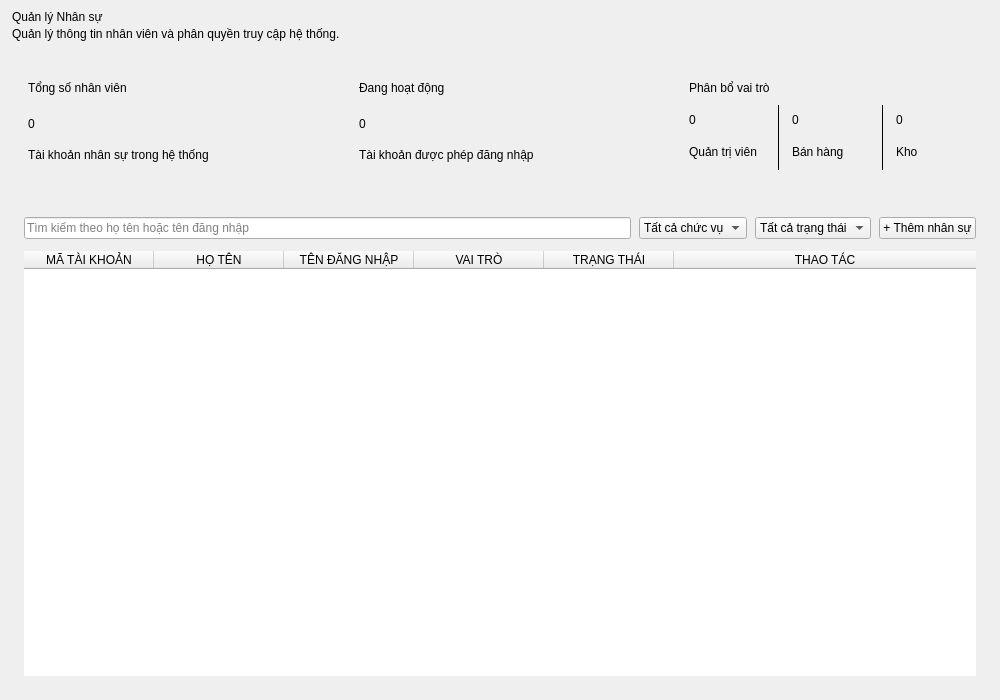
<?xml version="1.0" encoding="UTF-8"?>
<ui version="4.0">
 <class>PersonnelManagement</class>
 <widget class="QWidget" name="PersonnelManagement">
  <property name="geometry">
   <rect>
    <x>0</x>
    <y>0</y>
    <width>1000</width>
    <height>700</height>
   </rect>
  </property>
  <property name="windowTitle">
   <string>Quản lý Nhân sự</string>
  </property>
  <property name="styleSheet">
   <string notr="true">QWidget#PersonnelManagement {
    background-color: #f1f5f9;
    color: #0f172a;
    font-family: &quot;Segoe UI&quot;, Arial, sans-serif;
}
QWidget {
    font-family: &quot;Segoe UI&quot;, Arial, sans-serif;
}
QLabel {
    background-color: transparent;
    border: none;
    color: #0f172a;
}

QLineEdit,
QComboBox,
QDateEdit,
QSpinBox,
QDoubleSpinBox {
    background-color: #ffffff;
    border: 1px solid #e2e8f0;
    border-radius: 8px;
    padding: 0px 12px;
    min-height: 38px;
    font-size: 13px;
    color: #0f172a;
    selection-background-color: #1d4ed8;
    selection-color: #ffffff;
}
QTextEdit {
    background-color: #ffffff;
    border: 1px solid #e2e8f0;
    border-radius: 8px;
    padding: 8px 10px;
    font-size: 13px;
    color: #0f172a;
    selection-background-color: #1d4ed8;
    selection-color: #ffffff;
}
QLineEdit:hover,
QComboBox:hover,
QDateEdit:hover,
QSpinBox:hover,
QDoubleSpinBox:hover,
QTextEdit:hover {
    border: 1px solid #cbd5e1;
}
QLineEdit:focus,
QComboBox:focus,
QDateEdit:focus,
QSpinBox:focus,
QDoubleSpinBox:focus,
QTextEdit:focus {
    border: 1px solid #1d4ed8;
}
QLineEdit:disabled,
QComboBox:disabled,
QDateEdit:disabled,
QSpinBox:disabled,
QDoubleSpinBox:disabled {
    background-color: #f8fafc;
    color: #94a3b8;
}
QComboBox::drop-down {
    subcontrol-origin: padding;
    subcontrol-position: center right;
    border: none;
    background-color: transparent;
    width: 26px;
}
QComboBox::down-arrow {
    image: url(assets/images/chevron-down.png);
    width: 10px;
    height: 10px;
}
QComboBox::down-arrow:on {
    image: url(assets/images/chevron-up.png);
}
QComboBox QAbstractItemView {
    background-color: #ffffff;
    border: 1px solid #e2e8f0;
    border-radius: 8px;
    padding: 4px;
    outline: none;
    selection-background-color: #f1f5f9;
    selection-color: #0f172a;
}
QComboBox QAbstractItemView::item {
    color: #0f172a;
    min-height: 30px;
    padding: 4px 10px;
    border-radius: 6px;
}
QComboBox QAbstractItemView::item:hover {
    background-color: #f1f5f9;
    color: #0f172a;
}
QComboBox QAbstractItemView::item:selected {
    background-color: #e2e8f0;
    color: #0f172a;
}
QSpinBox::up-button,
QSpinBox::down-button,
QDoubleSpinBox::up-button,
QDoubleSpinBox::down-button,
QDateEdit::up-button,
QDateEdit::down-button {
    subcontrol-origin: border;
    width: 20px;
    border: none;
    background-color: transparent;
}
QSpinBox::up-button,
QDoubleSpinBox::up-button,
QDateEdit::up-button {
    subcontrol-position: top right;
}
QSpinBox::down-button,
QDoubleSpinBox::down-button,
QDateEdit::down-button {
    subcontrol-position: bottom right;
}
QSpinBox::up-button:hover,
QSpinBox::down-button:hover,
QDoubleSpinBox::up-button:hover,
QDoubleSpinBox::down-button:hover,
QDateEdit::up-button:hover,
QDateEdit::down-button:hover {
    background-color: #f1f5f9;
}
QSpinBox::up-arrow,
QDoubleSpinBox::up-arrow,
QDateEdit::up-arrow {
    image: url(assets/images/chevron-up.png);
    width: 9px;
    height: 9px;
}
QSpinBox::down-arrow,
QDoubleSpinBox::down-arrow,
QDateEdit::down-arrow {
    image: url(assets/images/chevron-down.png);
    width: 9px;
    height: 9px;
}
QCheckBox {
    background-color: transparent;
    color: #334155;
    font-size: 13px;
    font-weight: bold;
    spacing: 8px;
}
QCheckBox::indicator {
    width: 16px;
    height: 16px;
    border: 1px solid #cbd5e1;
    border-radius: 4px;
    background-color: #ffffff;
}
QCheckBox::indicator:hover {
    border: 1px solid #1d4ed8;
}
QCheckBox::indicator:checked {
    background-color: #1d4ed8;
    border: 1px solid #1d4ed8;
}

QPushButton {
    background-color: #ffffff;
    color: #64748b;
    border: 1px solid #e2e8f0;
    border-radius: 8px;
    padding: 0px 16px;
    min-height: 38px;
    font-size: 12px;
    font-weight: bold;
}
QPushButton:hover {
    background-color: #eff6ff;
    color: #1d4ed8;
    border: 1px solid #1d4ed8;
}
QPushButton:pressed {
    background-color: #dbeafe;
}
QPushButton:disabled {
    background-color: #f8fafc;
    color: #cbd5e1;
    border: 1px solid #e2e8f0;
}
QPushButton#RowActionButton {
    background-color: transparent;
    border: none;
    border-radius: 6px;
    padding: 0px;
    min-width: 28px;
    max-width: 28px;
    min-height: 28px;
    max-height: 28px;
    color: #64748b;
}
QPushButton#RowActionButton:hover {
    background-color: #f1f5f9;
    border: none;
    color: #0f172a;
}
QPushButton#RowActionButton:pressed {
    background-color: #e2e8f0;
    border: none;
    color: #0f172a;
}

QPushButton#btnEditRow:hover {
    background-color: #eff6ff;
    color: #1d4ed8;
}

QPushButton#btnDeleteRow:hover {
    background-color: #fef2f2;
    color: #dc2626;
}

QTableWidget {
    background-color: transparent;
    border: none;
    gridline-color: #f1f5f9;
    font-size: 13px;
    color: #334155;
    outline: none;
}
QTableWidget::item {
    padding: 8px;
    border-bottom: 1px solid #f1f5f9;
}
QTableWidget::item:selected {
    background-color: #eff6ff;
    color: #1d4ed8;
}
QHeaderView {
    background-color: #f8fafc;
    border: none;
    border-bottom: 1px solid #e2e8f0;
}
QHeaderView::section {
    background-color: #f8fafc;
    color: #64748b;
    font-size: 11px;
    font-weight: 700;
    padding: 10px 8px;
    border: none;
    border-bottom: 1px solid #e2e8f0;
}
QTableCornerButton::section {
    background-color: #f8fafc;
    border: none;
}

QLabel[badge=&quot;info&quot;] {
    background-color: #dbeafe;
    color: #1d4ed8;
    border-radius: 6px;
    padding: 3px 10px;
    font-size: 11px;
    font-weight: 700;
}
QLabel[badge=&quot;success&quot;] {
    background-color: #d1fae5;
    color: #059669;
    border-radius: 6px;
    padding: 3px 10px;
    font-size: 11px;
    font-weight: 700;
}
QLabel[badge=&quot;warning&quot;] {
    background-color: #ffedd5;
    color: #ea580c;
    border-radius: 6px;
    padding: 3px 10px;
    font-size: 11px;
    font-weight: 700;
}
QLabel[badge=&quot;danger&quot;] {
    background-color: #fee2e2;
    color: #dc2626;
    border-radius: 6px;
    padding: 3px 10px;
    font-size: 11px;
    font-weight: 700;
}
QLabel[badge=&quot;neutral&quot;] {
    background-color: #e2e8f0;
    color: #64748b;
    border-radius: 6px;
    padding: 3px 10px;
    font-size: 11px;
    font-weight: 700;
}
QLabel[badge=&quot;violet&quot;] {
    background-color: #ede9fe;
    color: #6d28d9;
    border-radius: 6px;
    padding: 3px 10px;
    font-size: 11px;
    font-weight: 700;
}
QLabel[trend=&quot;up&quot;] {
    background-color: #ecfdf5;
    color: #059669;
    border-radius: 4px;
    padding: 2px 6px;
    font-size: 11px;
    font-weight: 700;
}
QLabel[trend=&quot;down&quot;] {
    background-color: #fef2f2;
    color: #dc2626;
    border-radius: 4px;
    padding: 2px 6px;
    font-size: 11px;
    font-weight: 700;
}
QLabel[trend=&quot;flat&quot;] {
    background-color: #f1f5f9;
    color: #64748b;
    border-radius: 4px;
    padding: 2px 6px;
    font-size: 11px;
    font-weight: 700;
}
QLabel[state=&quot;up&quot;] {
    color: #10b981;
    font-weight: bold;
}
QLabel[state=&quot;down&quot;] {
    color: #ef4444;
    font-weight: bold;
}
QLabel[state=&quot;flat&quot;] {
    color: #64748b;
    font-weight: bold;
}
QLabel[state=&quot;warning&quot;] {
    color: #eab308;
    font-weight: bold;
}
QLabel[state=&quot;safe&quot;] {
    color: #10b981;
}

QScrollArea {
    background-color: transparent;
    border: none;
}
QScrollArea &gt; QWidget &gt; QWidget {
    background-color: transparent;
}
QAbstractScrollArea::viewport {
    background-color: transparent;
}
QScrollBar:vertical {
    background-color: transparent;
    width: 10px;
    margin: 0px;
    border: none;
}
QScrollBar::handle:vertical {
    background-color: #cbd5e1;
    min-height: 35px;
    border-radius: 5px;
}
QScrollBar::handle:vertical:hover {
    background-color: #94a3b8;
}
QScrollBar::handle:vertical:pressed {
    background-color: #64748b;
}
QScrollBar::add-line:vertical,
QScrollBar::sub-line:vertical {
    height: 0px;
    width: 0px;
    background: transparent;
    border: none;
}
QScrollBar::up-arrow:vertical,
QScrollBar::down-arrow:vertical {
    width: 0px;
    height: 0px;
    background: transparent;
    border: none;
}
QScrollBar::add-page:vertical,
QScrollBar::sub-page:vertical {
    background: transparent;
}
QScrollBar:horizontal {
    background-color: transparent;
    height: 10px;
    margin: 0px;
    border: none;
}
QScrollBar::handle:horizontal {
    background-color: #cbd5e1;
    min-width: 35px;
    border-radius: 5px;
}
QScrollBar::handle:horizontal:hover {
    background-color: #94a3b8;
}
QScrollBar::handle:horizontal:pressed {
    background-color: #64748b;
}
QScrollBar::add-line:horizontal,
QScrollBar::sub-line:horizontal {
    width: 0px;
    height: 0px;
    background: transparent;
    border: none;
}
QScrollBar::left-arrow:horizontal,
QScrollBar::right-arrow:horizontal {
    width: 0px;
    height: 0px;
    background: transparent;
    border: none;
}
QScrollBar::add-page:horizontal,
QScrollBar::sub-page:horizontal {
    background: transparent;
}

QMenu {
    background-color: #ffffff;
    border: 1px solid #e2e8f0;
    border-radius: 8px;
    padding: 6px;
}
QMenu::item {
    background-color: transparent;
    color: #334155;
    border-radius: 6px;
    padding: 7px 18px;
    font-size: 13px;
}
QMenu::item:selected {
    background-color: #eff6ff;
    color: #1d4ed8;
}
QMenu::separator {
    height: 1px;
    background-color: #e2e8f0;
    margin: 6px 4px;
}

QFrame#frameHeader,
QFrame#frameToolbar,
QFrame#framePagination {
    background-color: transparent;
    border: none;
}

QFrame#frameTable {
    background-color: #ffffff;
    border: 1px solid #e2e8f0;
    border-radius: 14px;
}

QLabel#lblTitle {
    color: #0f172a;
    font-size: 24px;
    font-weight: 700;
    padding: 0px;
    margin: 0px;
}

QLabel#lblSubtitle,
QLabel#lblSub {
    color: #6b7280;
    font-size: 12px;
    font-weight: normal;
    margin-top: 4px;
}

QPushButton#btnAdd {
    background-color: #1d4ed8;
    color: #ffffff;
    border: none;
    border-radius: 8px;
    padding: 0px 20px;
    min-height: 38px;
    font-size: 13px;
    font-weight: 700;
}
QPushButton#btnAdd:hover {
    background-color: #1e3a8a;
}
QPushButton#btnAdd:pressed {
    background-color: #1e40af;
}
QPushButton#btnAdd:disabled {
    background-color: #cbd5e1;
    color: #f8fafc;
}

QPushButton#btnDelete {
    background-color: #ffffff;
    color: #dc2626;
    border: 1px solid #e2e8f0;
    border-radius: 8px;
    padding: 0px 16px;
    min-height: 38px;
    font-size: 12px;
    font-weight: bold;
}
QPushButton#btnDelete:hover {
    background-color: #fef2f2;
    border: 1px solid #dc2626;
}
QPushButton#btnDelete:disabled {
    background-color: #f8fafc;
    color: #cbd5e1;
    border: 1px solid #e2e8f0;
}

QLabel#lblPaginationInfo,
QLabel#lblPage {
    color: #64748b;
    font-size: 12px;
}

QPushButton#btnPrev,
QPushButton#btnNext,
QPushButton#btnPrevPage,
QPushButton#btnNextPage {
    background-color: #ffffff;
    color: #334155;
    border: 1px solid #e2e8f0;
    border-radius: 8px;
    min-width: 34px;
    max-width: 34px;
    min-height: 32px;
    max-height: 32px;
    padding: 0px;
    font-size: 14px;
    font-weight: bold;
}
QPushButton#btnPrev:hover,
QPushButton#btnNext:hover,
QPushButton#btnPrevPage:hover,
QPushButton#btnNextPage:hover {
    background-color: #eff6ff;
    border: 1px solid #1d4ed8;
    color: #1d4ed8;
}
QPushButton#btnPrev:disabled,
QPushButton#btnNext:disabled,
QPushButton#btnPrevPage:disabled,
QPushButton#btnNextPage:disabled {
    background-color: #f8fafc;
    border: 1px solid #e2e8f0;
    color: #cbd5e1;
}

QPushButton#PageNumberButton {
    background-color: #ffffff;
    color: #334155;
    border: 1px solid #e2e8f0;
    border-radius: 8px;
    min-width: 32px;
    max-width: 32px;
    min-height: 32px;
    max-height: 32px;
    padding: 0px;
    font-size: 12px;
    font-weight: bold;
}
QPushButton#PageNumberButton:hover {
    background-color: #eff6ff;
    border: 1px solid #1d4ed8;
    color: #1d4ed8;
}
QPushButton#PageNumberButton:checked {
    background-color: #1d4ed8;
    border: 1px solid #1d4ed8;
    color: #ffffff;
}
QPushButton#PageNumberButton:disabled {
    background-color: transparent;
    border: none;
    color: #94a3b8;
}

QLabel#lblTotalTitle,
QLabel#lblActiveTitle,
QLabel#lblRolesTitle {
    color: #64748b;
    font-size: 12px;
    font-weight: 700;
}

QLabel#lblTotal,
QLabel#lblActive,
QLabel#lblAdminCount,
QLabel#lblManagerCount,
QLabel#lblCashierCount {
    color: #0f172a;
    font-size: 27px;
    font-weight: 700;
}

QLabel#lblAdminText,
QLabel#lblManagerText,
QLabel#lblCashierText {
    color: #6b7280;
    font-size: 11px;
    font-weight: normal;
}

QLabel#lblTotalDesc,
QLabel#lblActiveDesc {
    color: #94a3b8;
    font-size: 11px;
    font-weight: normal;
}

QLabel#badgeTotal,
QLabel#badgeActive,
QLabel#badgeRoles {
    background-color: #eff6ff;
    border-radius: 9px;
}

QFrame#cardTotal,
QFrame#cardActive,
QFrame#cardRoles {
    background-color: #ffffff;
    border: 1px solid #e2e8f0;
    border-radius: 14px;
}
QFrame#line1,
QFrame#line2 {
    background-color: #e2e8f0;
    border: none;
    max-width: 1px;
}
QLineEdit#txtSearch {
    min-width: 260px;
}
QComboBox#cboRole,
QComboBox#cboStatus {
    min-width: 170px;
}</string>
  </property>
  <layout class="QVBoxLayout" name="verticalLayout">
   <property name="spacing">
    <number>16</number>
   </property>
   <property name="leftMargin">
    <number>12</number>
   </property>
   <property name="topMargin">
    <number>10</number>
   </property>
   <property name="rightMargin">
    <number>12</number>
   </property>
   <property name="bottomMargin">
    <number>12</number>
   </property>
   <item>
    <layout class="QVBoxLayout" name="titleLayout">
     <property name="spacing">
      <number>3</number>
     </property>
     <item>
      <widget class="QLabel" name="lblTitle">
       <property name="text">
        <string>Quản lý Nhân sự</string>
       </property>
      </widget>
     </item>
     <item>
      <widget class="QLabel" name="lblSub">
       <property name="text">
        <string>Quản lý thông tin nhân viên và phân quyền truy cập hệ thống.</string>
       </property>
      </widget>
     </item>
    </layout>
   </item>
   <item>
    <layout class="QHBoxLayout" name="statsLayout">
     <property name="spacing">
      <number>16</number>
     </property>
     <item>
      <widget class="QFrame" name="cardTotal">
       <property name="sizePolicy">
        <sizepolicy hsizetype="Preferred" vsizetype="Fixed">
         <horstretch>0</horstretch>
         <verstretch>0</verstretch>
        </sizepolicy>
       </property>
       <property name="minimumSize">
        <size>
         <width>0</width>
         <height>132</height>
        </size>
       </property>
       <property name="frameShape">
        <enum>QFrame::Shape::NoFrame</enum>
       </property>
       <layout class="QVBoxLayout" name="layoutTotal">
        <property name="spacing">
         <number>6</number>
        </property>
        <property name="leftMargin">
         <number>16</number>
        </property>
        <property name="topMargin">
         <number>14</number>
        </property>
        <property name="rightMargin">
         <number>16</number>
        </property>
        <property name="bottomMargin">
         <number>14</number>
        </property>
        <item>
         <layout class="QHBoxLayout" name="rowTotalTop">
          <property name="spacing">
           <number>8</number>
          </property>
          <item>
           <widget class="QLabel" name="lblTotalTitle">
            <property name="text">
             <string>Tổng số nhân viên</string>
            </property>
           </widget>
          </item>
          <item>
           <spacer name="spacerTotalTop">
            <property name="orientation">
             <enum>Qt::Orientation::Horizontal</enum>
            </property>
            <property name="sizeHint" stdset="0">
             <size>
              <width>40</width>
              <height>20</height>
             </size>
            </property>
           </spacer>
          </item>
          <item>
           <widget class="QLabel" name="badgeTotal">
            <property name="minimumSize">
             <size>
              <width>34</width>
              <height>34</height>
             </size>
            </property>
            <property name="maximumSize">
             <size>
              <width>34</width>
              <height>34</height>
             </size>
            </property>
            <property name="text">
             <string/>
            </property>
            <property name="alignment">
             <set>Qt::AlignmentFlag::AlignCenter</set>
            </property>
            <property name="iconName" stdset="0">
             <string>customers</string>
            </property>
            <property name="iconColor" stdset="0">
             <string>#1d4ed8</string>
            </property>
            <property name="iconPx" stdset="0">
             <number>17</number>
            </property>
           </widget>
          </item>
         </layout>
        </item>
        <item>
         <widget class="QLabel" name="lblTotal">
          <property name="minimumSize">
           <size>
            <width>0</width>
            <height>25</height>
           </size>
          </property>
          <property name="maximumSize">
           <size>
            <width>16777215</width>
            <height>25</height>
           </size>
          </property>
          <property name="text">
           <string>0</string>
          </property>
         </widget>
        </item>
        <item>
         <widget class="QLabel" name="lblTotalDesc">
          <property name="minimumSize">
           <size>
            <width>0</width>
            <height>25</height>
           </size>
          </property>
          <property name="text">
           <string>Tài khoản nhân sự trong hệ thống</string>
          </property>
         </widget>
        </item>
        <item>
         <spacer name="spacerTotal">
          <property name="orientation">
           <enum>Qt::Orientation::Vertical</enum>
          </property>
          <property name="sizeType">
           <enum>QSizePolicy::Policy::Expanding</enum>
          </property>
          <property name="sizeHint" stdset="0">
           <size>
            <width>0</width>
            <height>0</height>
           </size>
          </property>
         </spacer>
        </item>
       </layout>
      </widget>
     </item>
     <item>
      <widget class="QFrame" name="cardActive">
       <property name="sizePolicy">
        <sizepolicy hsizetype="Preferred" vsizetype="Fixed">
         <horstretch>0</horstretch>
         <verstretch>0</verstretch>
        </sizepolicy>
       </property>
       <property name="minimumSize">
        <size>
         <width>0</width>
         <height>132</height>
        </size>
       </property>
       <property name="frameShape">
        <enum>QFrame::Shape::NoFrame</enum>
       </property>
       <layout class="QVBoxLayout" name="layoutActive">
        <property name="spacing">
         <number>6</number>
        </property>
        <property name="leftMargin">
         <number>16</number>
        </property>
        <property name="topMargin">
         <number>14</number>
        </property>
        <property name="rightMargin">
         <number>16</number>
        </property>
        <property name="bottomMargin">
         <number>14</number>
        </property>
        <item>
         <layout class="QHBoxLayout" name="rowActiveTop">
          <property name="spacing">
           <number>8</number>
          </property>
          <item>
           <widget class="QLabel" name="lblActiveTitle">
            <property name="text">
             <string>Đang hoạt động</string>
            </property>
           </widget>
          </item>
          <item>
           <spacer name="spacerActiveTop">
            <property name="orientation">
             <enum>Qt::Orientation::Horizontal</enum>
            </property>
            <property name="sizeHint" stdset="0">
             <size>
              <width>40</width>
              <height>20</height>
             </size>
            </property>
           </spacer>
          </item>
          <item>
           <widget class="QLabel" name="badgeActive">
            <property name="minimumSize">
             <size>
              <width>34</width>
              <height>34</height>
             </size>
            </property>
            <property name="maximumSize">
             <size>
              <width>34</width>
              <height>34</height>
             </size>
            </property>
            <property name="text">
             <string/>
            </property>
            <property name="alignment">
             <set>Qt::AlignmentFlag::AlignCenter</set>
            </property>
            <property name="iconName" stdset="0">
             <string>user-active</string>
            </property>
            <property name="iconColor" stdset="0">
             <string>#1d4ed8</string>
            </property>
            <property name="iconPx" stdset="0">
             <number>17</number>
            </property>
           </widget>
          </item>
         </layout>
        </item>
        <item>
         <widget class="QLabel" name="lblActive">
          <property name="minimumSize">
           <size>
            <width>0</width>
            <height>25</height>
           </size>
          </property>
          <property name="maximumSize">
           <size>
            <width>16777215</width>
            <height>25</height>
           </size>
          </property>
          <property name="text">
           <string>0</string>
          </property>
         </widget>
        </item>
        <item>
         <widget class="QLabel" name="lblActiveDesc">
          <property name="minimumSize">
           <size>
            <width>0</width>
            <height>25</height>
           </size>
          </property>
          <property name="text">
           <string>Tài khoản được phép đăng nhập</string>
          </property>
         </widget>
        </item>
        <item>
         <spacer name="spacerActive">
          <property name="orientation">
           <enum>Qt::Orientation::Vertical</enum>
          </property>
          <property name="sizeType">
           <enum>QSizePolicy::Policy::Expanding</enum>
          </property>
          <property name="sizeHint" stdset="0">
           <size>
            <width>0</width>
            <height>0</height>
           </size>
          </property>
         </spacer>
        </item>
       </layout>
      </widget>
     </item>
     <item>
      <widget class="QFrame" name="cardRoles">
       <property name="sizePolicy">
        <sizepolicy hsizetype="Preferred" vsizetype="Fixed">
         <horstretch>0</horstretch>
         <verstretch>0</verstretch>
        </sizepolicy>
       </property>
       <property name="minimumSize">
        <size>
         <width>0</width>
         <height>132</height>
        </size>
       </property>
       <property name="frameShape">
        <enum>QFrame::Shape::NoFrame</enum>
       </property>
       <layout class="QVBoxLayout" name="layoutRoles">
        <property name="spacing">
         <number>0</number>
        </property>
        <property name="leftMargin">
         <number>16</number>
        </property>
        <property name="topMargin">
         <number>14</number>
        </property>
        <property name="rightMargin">
         <number>16</number>
        </property>
        <property name="bottomMargin">
         <number>14</number>
        </property>
        <item>
         <layout class="QHBoxLayout" name="rowRolesTop">
          <property name="spacing">
           <number>8</number>
          </property>
          <item>
           <widget class="QLabel" name="lblRolesTitle">
            <property name="maximumSize">
             <size>
              <width>16777215</width>
              <height>25</height>
             </size>
            </property>
            <property name="text">
             <string>Phân bổ vai trò</string>
            </property>
           </widget>
          </item>
          <item>
           <spacer name="spacerRolesTop">
            <property name="orientation">
             <enum>Qt::Orientation::Horizontal</enum>
            </property>
            <property name="sizeHint" stdset="0">
             <size>
              <width>40</width>
              <height>20</height>
             </size>
            </property>
           </spacer>
          </item>
          <item>
           <widget class="QLabel" name="badgeRoles">
            <property name="minimumSize">
             <size>
              <width>34</width>
              <height>34</height>
             </size>
            </property>
            <property name="maximumSize">
             <size>
              <width>34</width>
              <height>34</height>
             </size>
            </property>
            <property name="text">
             <string/>
            </property>
            <property name="alignment">
             <set>Qt::AlignmentFlag::AlignCenter</set>
            </property>
            <property name="iconName" stdset="0">
             <string>role</string>
            </property>
            <property name="iconColor" stdset="0">
             <string>#1d4ed8</string>
            </property>
            <property name="iconPx" stdset="0">
             <number>17</number>
            </property>
           </widget>
          </item>
         </layout>
        </item>
        <item>
         <layout class="QHBoxLayout" name="layoutRolesData">
          <property name="spacing">
           <number>12</number>
          </property>
          <item>
           <layout class="QVBoxLayout" name="layoutAdmin">
            <property name="spacing">
             <number>0</number>
            </property>
            <item>
             <widget class="QLabel" name="lblAdminCount">
              <property name="minimumSize">
               <size>
                <width>0</width>
                <height>29</height>
               </size>
              </property>
              <property name="maximumSize">
               <size>
                <width>16777215</width>
                <height>29</height>
               </size>
              </property>
              <property name="text">
               <string>0</string>
              </property>
             </widget>
            </item>
            <item>
             <widget class="QLabel" name="lblAdminText">
              <property name="minimumSize">
               <size>
                <width>0</width>
                <height>36</height>
               </size>
              </property>
              <property name="maximumSize">
               <size>
                <width>16777215</width>
                <height>36</height>
               </size>
              </property>
              <property name="text">
               <string>Quản trị viên</string>
              </property>
             </widget>
            </item>
           </layout>
          </item>
          <item>
           <widget class="QFrame" name="line1">
            <property name="frameShape">
             <enum>QFrame::Shape::VLine</enum>
            </property>
           </widget>
          </item>
          <item>
           <layout class="QVBoxLayout" name="layoutManager">
            <property name="spacing">
             <number>0</number>
            </property>
            <item>
             <widget class="QLabel" name="lblManagerCount">
              <property name="minimumSize">
               <size>
                <width>0</width>
                <height>29</height>
               </size>
              </property>
              <property name="maximumSize">
               <size>
                <width>16777215</width>
                <height>29</height>
               </size>
              </property>
              <property name="text">
               <string>0</string>
              </property>
             </widget>
            </item>
            <item>
             <widget class="QLabel" name="lblManagerText">
              <property name="minimumSize">
               <size>
                <width>0</width>
                <height>36</height>
               </size>
              </property>
              <property name="maximumSize">
               <size>
                <width>16777215</width>
                <height>36</height>
               </size>
              </property>
              <property name="text">
               <string>Bán hàng</string>
              </property>
             </widget>
            </item>
           </layout>
          </item>
          <item>
           <widget class="QFrame" name="line2">
            <property name="frameShape">
             <enum>QFrame::Shape::VLine</enum>
            </property>
           </widget>
          </item>
          <item>
           <layout class="QVBoxLayout" name="layoutCashier">
            <property name="spacing">
             <number>0</number>
            </property>
            <item>
             <widget class="QLabel" name="lblCashierCount">
              <property name="minimumSize">
               <size>
                <width>0</width>
                <height>29</height>
               </size>
              </property>
              <property name="maximumSize">
               <size>
                <width>16777215</width>
                <height>29</height>
               </size>
              </property>
              <property name="text">
               <string>0</string>
              </property>
             </widget>
            </item>
            <item>
             <widget class="QLabel" name="lblCashierText">
              <property name="minimumSize">
               <size>
                <width>0</width>
                <height>36</height>
               </size>
              </property>
              <property name="maximumSize">
               <size>
                <width>16777215</width>
                <height>36</height>
               </size>
              </property>
              <property name="text">
               <string>Kho</string>
              </property>
             </widget>
            </item>
           </layout>
          </item>
         </layout>
        </item>
        <item>
         <spacer name="spacerRoles">
          <property name="orientation">
           <enum>Qt::Orientation::Vertical</enum>
          </property>
          <property name="sizeType">
           <enum>QSizePolicy::Policy::Expanding</enum>
          </property>
          <property name="sizeHint" stdset="0">
           <size>
            <width>0</width>
            <height>0</height>
           </size>
          </property>
         </spacer>
        </item>
       </layout>
      </widget>
     </item>
    </layout>
   </item>
   <item>
    <widget class="QFrame" name="frameTable">
     <property name="frameShape">
      <enum>QFrame::Shape::NoFrame</enum>
     </property>
     <layout class="QVBoxLayout" name="tableFrameLayout">
      <property name="spacing">
       <number>12</number>
      </property>
      <property name="leftMargin">
       <number>12</number>
      </property>
      <property name="topMargin">
       <number>12</number>
      </property>
      <property name="rightMargin">
       <number>12</number>
      </property>
      <property name="bottomMargin">
       <number>12</number>
      </property>
     <item>
      <layout class="QHBoxLayout" name="toolbarLayout">
       <property name="spacing">
        <number>8</number>
       </property>
       <item>
        <widget class="QLineEdit" name="txtSearch">
         <property name="placeholderText">
          <string>Tìm kiếm theo họ tên hoặc tên đăng nhập</string>
         </property>
        </widget>
       </item>
       <item>
        <widget class="QComboBox" name="cboRole">
         <item>
          <property name="text">
           <string>Tất cả chức vụ</string>
          </property>
         </item>
         <item>
          <property name="text">
           <string>Admin</string>
          </property>
         </item>
         <item>
          <property name="text">
           <string>Cashier</string>
          </property>
         </item>
         <item>
          <property name="text">
           <string>Warehouse</string>
          </property>
         </item>
        </widget>
       </item>
       <item>
        <widget class="QComboBox" name="cboStatus">
         <item>
          <property name="text">
           <string>Tất cả trạng thái</string>
          </property>
         </item>
         <item>
          <property name="text">
           <string>Hoạt động</string>
          </property>
         </item>
         <item>
          <property name="text">
           <string>Khóa</string>
          </property>
         </item>
        </widget>
       </item>
       <item>
        <widget class="QPushButton" name="btnAdd">
         <property name="cursor">
          <cursorShape>PointingHandCursor</cursorShape>
         </property>
         <property name="text">
          <string>+ Thêm nhân sự</string>
         </property>
        </widget>
       </item>
      </layout>
     </item>
      <item>
       <widget class="QTableWidget" name="tblEmployees">
        <property name="focusPolicy">
         <enum>Qt::FocusPolicy::NoFocus</enum>
        </property>
        <property name="frameShape">
         <enum>QFrame::Shape::NoFrame</enum>
        </property>
        <property name="editTriggers">
         <set>QAbstractItemView::EditTrigger::NoEditTriggers</set>
        </property>
        <property name="alternatingRowColors">
         <bool>false</bool>
        </property>
        <property name="selectionMode">
         <enum>QAbstractItemView::SelectionMode::SingleSelection</enum>
        </property>
        <property name="selectionBehavior">
         <enum>QAbstractItemView::SelectionBehavior::SelectRows</enum>
        </property>
        <property name="showGrid">
         <bool>false</bool>
        </property>
        <attribute name="horizontalHeaderMinimumSectionSize">
         <number>90</number>
        </attribute>
        <attribute name="horizontalHeaderDefaultSectionSize">
         <number>130</number>
        </attribute>
        <attribute name="horizontalHeaderHighlightSections">
         <bool>false</bool>
        </attribute>
        <attribute name="horizontalHeaderStretchLastSection">
         <bool>true</bool>
        </attribute>
        <attribute name="verticalHeaderVisible">
         <bool>false</bool>
        </attribute>
        <attribute name="verticalHeaderMinimumSectionSize">
         <number>44</number>
        </attribute>
        <attribute name="verticalHeaderDefaultSectionSize">
         <number>44</number>
        </attribute>
        <column>
         <property name="text">
          <string>MÃ TÀI KHOẢN</string>
         </property>
        </column>
        <column>
         <property name="text">
          <string>HỌ TÊN</string>
         </property>
        </column>
        <column>
         <property name="text">
          <string>TÊN ĐĂNG NHẬP</string>
         </property>
        </column>
        <column>
         <property name="text">
          <string>VAI TRÒ</string>
         </property>
        </column>
        <column>
         <property name="text">
          <string>TRẠNG THÁI</string>
         </property>
        </column>
        <column>
         <property name="text">
          <string>THAO TÁC</string>
         </property>
        </column>
       </widget>
      </item>
     </layout>
    </widget>
   </item>
  </layout>
 </widget>
 <resources/>
 <connections/>
</ui>
